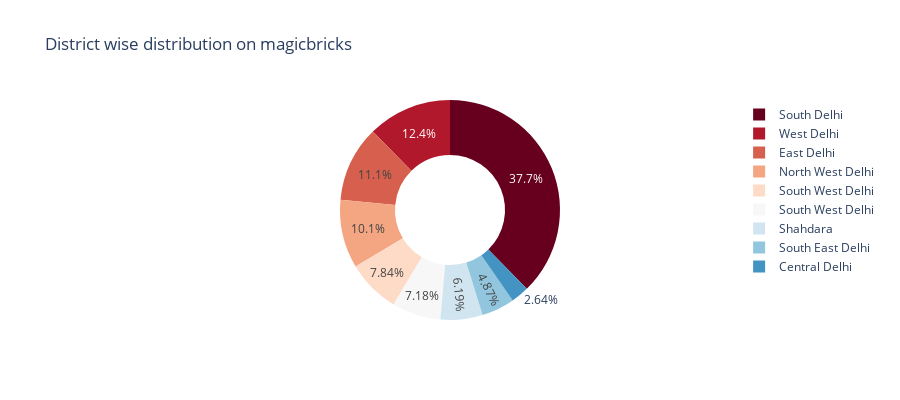

Here is the notebook cell this chart was saved with:
### Code cell
temp = df.District.value_counts().reset_index()
plt.figure(figsize=(12,4))
sns.countplot(data=df,y='District',order=temp.District)
plt.title('District wise distribution on magicbricks')
plt.show()

px.pie(temp,values='count',names='District',height=400,
        color_discrete_sequence=px.colors.sequential.RdBu,hole=0.5,
        title='District wise distribution on magicbricks').show()
temp

### Figure 1 — Plotly figure (JSON) as saved in the notebook; plotly's stock layout.template omitted (floating-point values rounded to 4 significant figures)
{"data": [{"domain": {"x": [0, 1], "y": [0, 1]}, "hole": 0.5, "hovertemplate": "District=%{label}<br>count=%{value}<extra></extra>", "labels": ["South Delhi", "West Delhi", "East Delhi", "North West Delhi", "South West Delhi", "South West Delhi ", "Shahdara", "South East Delhi", "Central Delhi"], "legendgroup": "", "name": "", "showlegend": true, "type": "pie", "values": [457, 150, 135, 122, 95, 87, 75, 59, 32]}], "layout": {"height": 400, "legend": {"tracegroupgap": 0}, "piecolorway": ["rgb(103,0,31)", "rgb(178,24,43)", "rgb(214,96,77)", "rgb(244,165,130)", "rgb(253,219,199)", "rgb(247,247,247)", "rgb(209,229,240)", "rgb(146,197,222)", "rgb(67,147,195)", "rgb(33,102,172)", "rgb(5,48,97)"], "title": {"text": "District wise distribution on magicbricks"}}}
